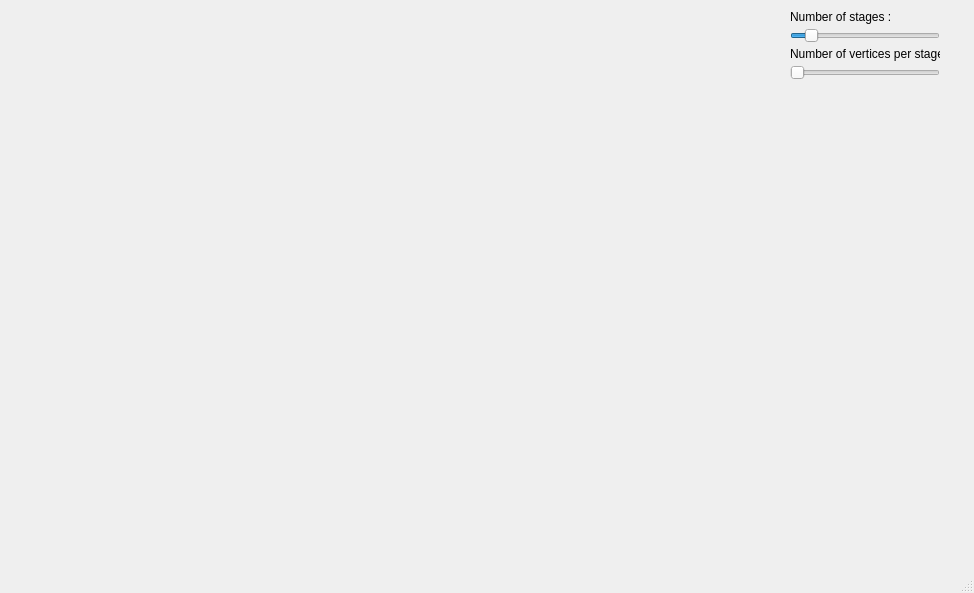
<?xml version="1.0" encoding="UTF-8"?>
<ui version="4.0">
 <class>MainWindow</class>
 <widget class="QMainWindow" name="MainWindow">
  <property name="geometry">
   <rect>
    <x>0</x>
    <y>0</y>
    <width>974</width>
    <height>593</height>
   </rect>
  </property>
  <property name="windowTitle">
   <string>MainWindow</string>
  </property>
  <widget class="QWidget" name="centralwidget">
   <widget class="MainWidget" name="GLWidget" native="true">
    <property name="geometry">
     <rect>
      <x>0</x>
      <y>0</y>
      <width>751</width>
      <height>571</height>
     </rect>
    </property>
   </widget>
   <widget class="QWidget" name="verticalLayoutWidget">
    <property name="geometry">
     <rect>
      <x>790</x>
      <y>10</y>
      <width>150</width>
      <height>531</height>
     </rect>
    </property>
    <layout class="QVBoxLayout" name="verticalLayout">
     <property name="spacing">
      <number>4</number>
     </property>
     <property name="sizeConstraint">
      <enum>QLayout::SetDefaultConstraint</enum>
     </property>
     <item>
      <widget class="QLabel" name="verticesPerStageSliderLabel">
       <property name="enabled">
        <bool>true</bool>
       </property>
       <property name="frameShape">
        <enum>QFrame::NoFrame</enum>
       </property>
       <property name="text">
        <string>Number of stages :</string>
       </property>
       <property name="scaledContents">
        <bool>false</bool>
       </property>
       <property name="wordWrap">
        <bool>false</bool>
       </property>
      </widget>
     </item>
     <item>
      <widget class="QSlider" name="nbOfStagesSlider">
       <property name="value">
        <number>10</number>
       </property>
       <property name="orientation">
        <enum>Qt::Horizontal</enum>
       </property>
      </widget>
     </item>
     <item>
      <widget class="QLabel" name="nbOfStagesSliderLabel">
       <property name="text">
        <string>Number of vertices per stage :</string>
       </property>
      </widget>
     </item>
     <item>
      <widget class="QSlider" name="verticesPerStageSlider">
       <property name="maximum">
        <number>1000</number>
       </property>
       <property name="orientation">
        <enum>Qt::Horizontal</enum>
       </property>
      </widget>
     </item>
     <item>
      <spacer name="verticalSpacer">
       <property name="orientation">
        <enum>Qt::Vertical</enum>
       </property>
       <property name="sizeType">
        <enum>QSizePolicy::Expanding</enum>
       </property>
       <property name="sizeHint" stdset="0">
        <size>
         <width>20</width>
         <height>30</height>
        </size>
       </property>
      </spacer>
     </item>
    </layout>
   </widget>
  </widget>
  <widget class="QMenuBar" name="menubar">
   <property name="geometry">
    <rect>
     <x>0</x>
     <y>0</y>
     <width>974</width>
     <height>21</height>
    </rect>
   </property>
  </widget>
  <widget class="QStatusBar" name="statusbar"/>
 </widget>
 <customwidgets>
  <customwidget>
   <class>MainWidget</class>
   <extends>QWidget</extends>
   <header>src/mainwidget.h</header>
   <container>1</container>
  </customwidget>
 </customwidgets>
 <resources/>
 <connections/>
</ui>
